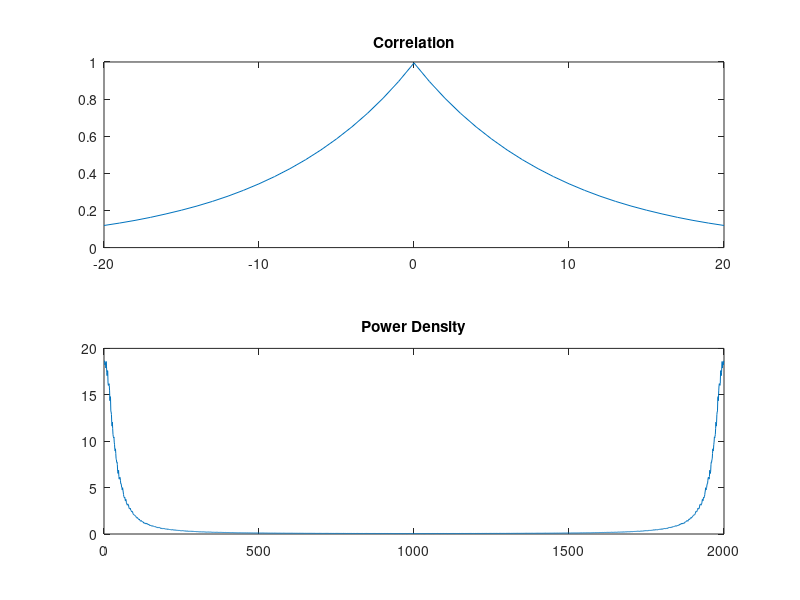
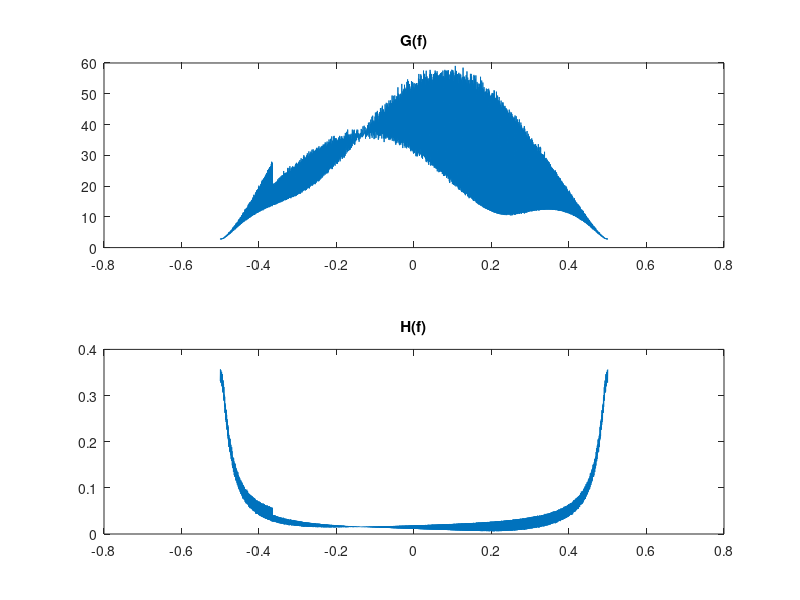

Reproduce these figures in MATLAB, in order.
%% o1
close all;
N = 1000;p = .9;
average = 1000;
corrx = 0;
x = zeros(1,N);
for j = 1:average
    x = sqrt(1-p^2)*randn(1,N);
    x = filter( 1,[1 -p],x);
    corrx = corrx + xcorr(x);
end
corrx = corrx/average/N;
powerx = fft(corrx);
figure; set(gcf,'name','oppg1','numbertitle','off');
subplot(2,1,1); plot(-20:20, corrx(N-20:N+20)),title('Correlation');
subplot(2,1,2); plot(abs(powerx)),title('Power Density');


% o2

sigmaU = 1;     P = 1;      

for bitRate = [.75] % [.75 2 5]
    sigmaQ = ((2*pi*exp(1)*sigmaU*2^(-2*bitRate))^2)/12;
    lagrange = ((sigmaQ/(P + sigmaQ))*sqrt(trapz(powerx)))^2;
    fprintf('bitrate:%g  sigmaQ:%d   lagrange:%d\n',bitRate,sigmaQ,lagrange);
    G = sqrt(sigmaQ./(lagrange.*powerx))-sigmaQ./powerx;
    H = sqrt( lagrange.*powerx/sigmaQ) - lagrange;
    figure(); 
    set(gcf,'name',sprintf('Bitrate: %g',bitRate),'numbertitle','off')
    subplot(2,1,1); plot(-.5:1/(2*N-2):.5, abs(G)),title('G(f)');
    subplot(2,1,2); plot(-.5:1/(2*N-2):.5, abs(H)),title('H(f)');
end